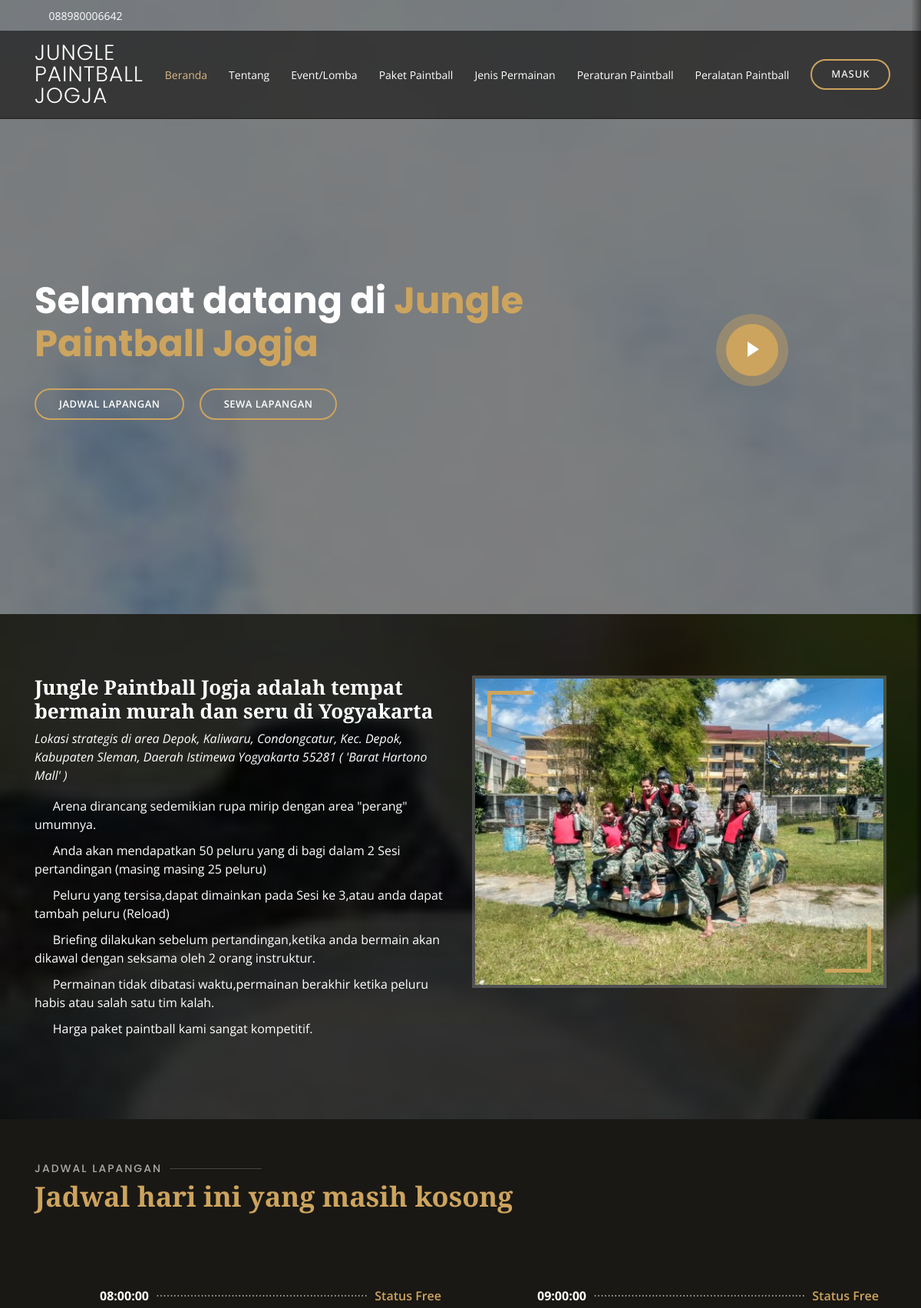
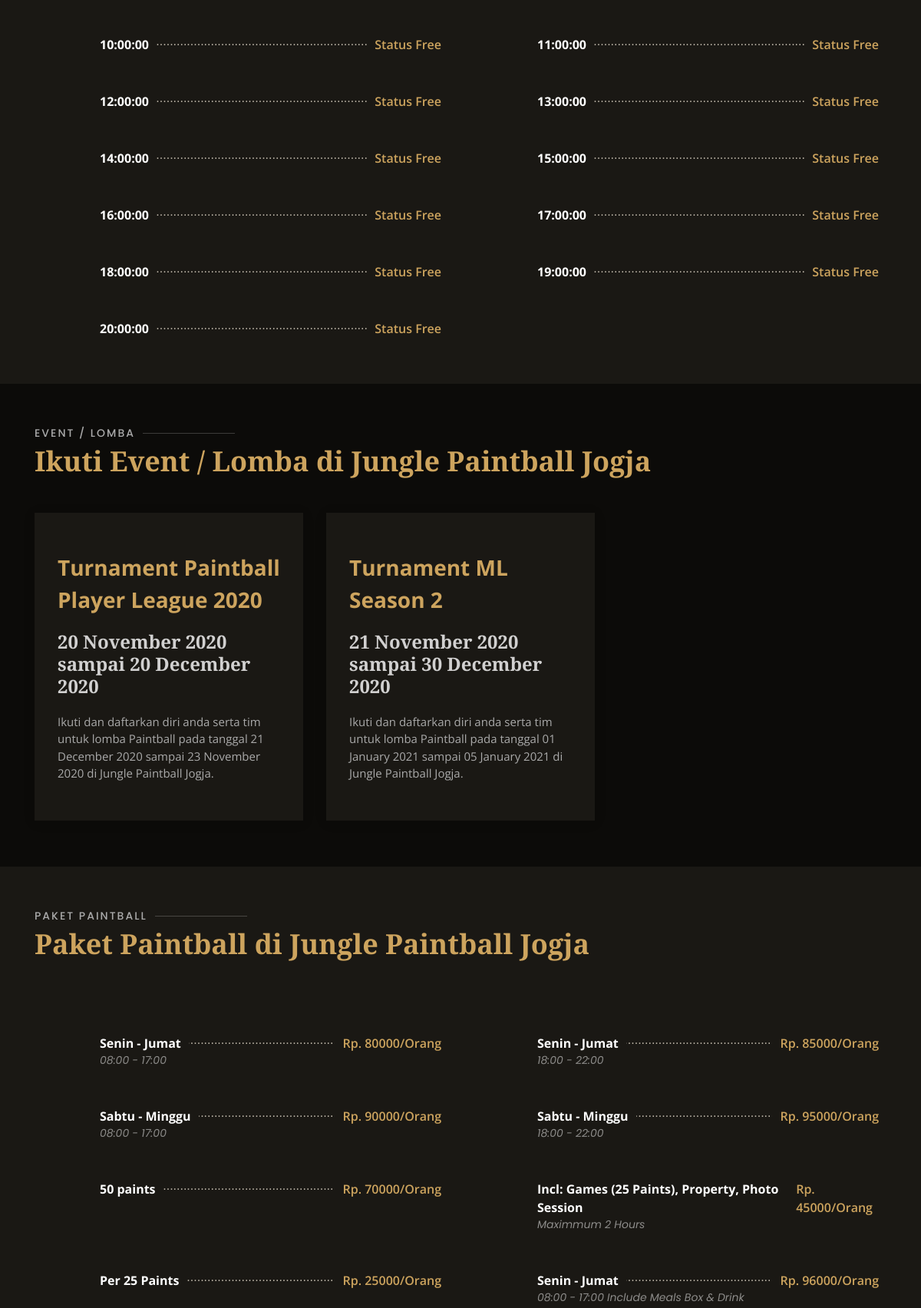
The page / (upper part) on the database its author committed (2 pictures, top to bottom).
### tables this page shows
CREATE TABLE `jadwal` (
  `kode_jadwal` varchar(10) NOT NULL,
  `jam` time NOT NULL,
  `rentang` varchar(20) NOT NULL
);

CREATE TABLE `event` (
  `kode_event` varchar(10) NOT NULL,
  `nama_event` varchar(50) NOT NULL,
  `biaya_daftar` int(11) NOT NULL,
  `tgl_buka` date NOT NULL,
  `tgl_tutup` date NOT NULL,
  `tgl_start_play` date NOT NULL,
  `tgl_end_play` date NOT NULL,
  `jam_play` time NOT NULL,
  `jam_end` time NOT NULL,
  `info` varchar(100) NOT NULL,
  `hadiah` int(11) NOT NULL,
  `status` varchar(5) NOT NULL
);

CREATE TABLE `sub_paket` (
  `kode_subPaket` varchar(10) NOT NULL,
  `kode_paket` varchar(10) NOT NULL,
  `nama_sub` varchar(50) NOT NULL,
  `ketentuan` varchar(50) NOT NULL,
  `harga` int(11) NOT NULL
);

### index.php (the view, shortened to what this page needs)
<?php
    include ("koneksi/koneksi.php");
    $sql = "SELECT * FROM jadwal ";
    $sql2 = mysqli_query($con, $sql);
?>
<!DOCTYPE html>
<html lang="en">
<head>
  <link href="assets/vendor/bootstrap/css/bootstrap.min.css" rel="stylesheet">
  <link href="assets/vendor/icofont/icofont.min.css" rel="stylesheet">
  <link href="assets/vendor/boxicons/css/boxicons.min.css" rel="stylesheet">
  <link href="assets/vendor/animate.css/animate.min.css" rel="stylesheet">
  <link href="assets/vendor/owl.carousel/assets/owl.carousel.min.css" rel="stylesheet">
  <link href="assets/vendor/venobox/venobox.css" rel="stylesheet">
  <link href="assets/vendor/aos/aos.css" rel="stylesheet">
  <link href="assets/css/style.css" rel="stylesheet">
</head>
<body>
  <div id="topbar" class="d-flex align-items-center fixed-top">
    <div class="container d-flex">
      <div class="contact-info mr-auto">
        <i class="icofont-phone"></i> 088980006642
      </div>
    </div>
  </div>
  <header id="header" class="fixed-top">
    <div class="container d-flex align-items-center">
      <h1 class="logo mr-auto"><a href="index.html">Jungle Paintball Jogja</a></h1>
      <nav class="nav-menu d-none d-lg-block">
        <ul>
          <li class="active"><a href="index.html">Beranda</a></li>
          <li><a href="#about">Tentang</a></li>
          <li><a href="#event">Event/Lomba</a></li>
          <li><a href="#paketPaintball">Paket Paintball</a></li>
          <li><a href="#jenis">Jenis Permainan</a></li>
          <li><a href="#peraturan">Peraturan Paintball</a></li>
          <li><a href="#peralatan">Peralatan Paintball</a></li>
          <li class="book-a-table text-center"><a href="member/login.php">Masuk</a></li>
        </ul>
      </nav>
    </div>
  </header>
  <section id="hero" class="d-flex align-items-center">
    <div class="container position-relative text-center text-lg-left" data-aos="zoom-in" data-aos-delay="100">
      <div class="row">
        <div class="col-lg-8">
          <h1>Selamat datang di <span class="">Jungle Paintball Jogja</span></h1>
          <div class="btns">
            <a href="#jadwal" class="btn-menu animated fadeInUp scrollto">Jadwal Lapangan</a>
            <a href="member/login.php" class="btn-book animated fadeInUp scrollto">Sewa Lapangan</a>
          </div>
        </div>
        <div class="col-lg-4 d-flex align-items-center justify-content-center" data-aos="zoom-in" data-aos-delay="200">
          <a href="https://www.youtube.com/watch?v=GlrxcuEDyF8" class="venobox play-btn" data-vbtype="video" data-autoplay="true"></a>
        </div>
      </div>
    </div>
  </section>
  <main id="main">
    <section id="about" class="about">
      <div class="container" data-aos="fade-up">
        <div class="row">
          <div class="col-lg-6 order-1 order-lg-2" data-aos="zoom-in" data-aos-delay="100">
            <div class="about-img">
              <img src="assets/img/about.jpg" alt="">
            </div>
          </div>
          <div class="col-lg-6 pt-4 pt-lg-0 order-2 order-lg-1 content">
            <h3>Jungle Paintball Jogja adalah tempat bermain murah dan seru di Yogyakarta</h3>
            <p class="font-italic">
             Lokasi strategis di area Depok, Kaliwaru, Condongcatur, Kec. Depok, Kabupaten Sleman, Daerah Istimewa Yogyakarta 55281  ( 'Barat Hartono Mall' )
            </p>
            <ul>
              <li><i class="icofont-check-circled"></i> Arena dirancang sedemikian rupa mirip dengan area "perang" umumnya.</li>
              <li><i class="icofont-check-circled"></i> Anda akan mendapatkan 50 peluru yang di bagi dalam 2 Sesi pertandingan (masing masing 25 peluru)</li>
              <li><i class="icofont-check-circled"></i> Peluru yang tersisa,dapat dimainkan pada Sesi ke 3,atau anda dapat tambah peluru (Reload)</li>
              <li><i class="icofont-check-circled"></i> Briefing dilakukan sebelum pertandingan,ketika anda bermain akan dikawal dengan seksama oleh 2 orang instruktur.</li>
              <li><i class="icofont-check-circled"></i> Permainan tidak dibatasi waktu,permainan berakhir ketika peluru habis atau salah satu tim kalah.</li>
              <li><i class="icofont-check-circled"></i> Harga paket paintball kami sangat kompetitif.</li>
            </ul>
          </div>
        </div>
      </div>
    </section>
    <section id="jadwal" class="menu section-bg">
      <div class="container" data-aos="fade-up">
        <div class="section-title">
          <h2>Jadwal Lapangan</h2>
          <p>Jadwal hari ini yang masih kosong</p>
        </div>
        <div class="row menu-container" data-aos="fade-up" data-aos-delay="200">
            <?php
                while ($tampil2 = mysqli_fetch_array($sql2)) {
                    ?>
                    <div class="col-lg-6 menu-item <?php $tampil2['kode_paket'] ?>">
                        <div class="menu-content">
                            <a href="#"><?php echo $tampil2['jam'] ?></a><span>Status Free</span>
                        </div>
                    </div>
                    <?php
                }
            ?>
        </div>
      </div>
    </section>
    <section id="event" class="why-us">
      <div class="container" data-aos="fade-up">
        <div class="section-title">
          <h2>Event / Lomba</h2>
          <p>Ikuti Event / Lomba di Jungle Paintball Jogja</p>
        </div>
        <div class="row">
            <?php
                $sql = mysqli_query($con, "SELECT kode_event, nama_event, biaya_daftar, concat(DATE_FORMAT(tgl_buka, '%d %M %Y'),' sampai ',DATE_FORMAT(tgl_tutup, '%d %M %Y')) AS tgl_daftar, concat(DATE_FORMAT(tgl_start_play, '%d %M %Y'),' sampai ',DATE_FORMAT(tgl_end_play, '%d %M %Y')) AS tgl_main, concat(jam_play,' sampai ',jam_end) AS jam_main, info, hadiah, status FROM event WHERE status = 'Buka'");
                while ($tampil = mysqli_fetch_array($sql)) {
            ?>
                    <div class="col-lg-4">
                        <div class="box" data-aos="zoom-in" data-aos-delay="100">
                            <span >
                                <a><?php echo $tampil['nama_event'] ?></a>
                            </span>
                            <h4><?php echo $tampil['tgl_daftar'] ?></h4>
                            <p>Ikuti dan daftarkan diri anda serta tim untuk lomba Paintball pada tanggal <?php echo $tampil['tgl_main'] ?> di Jungle Paintball Jogja.</p>
                        </div>
                    </div>
                <?php
                }
                ?>
        </div>
      </div>
    </section>
    <section id="paketPaintball" class="menu section-bg">
      <div class="container" data-aos="fade-up">
        <div class="section-title">
          <h2>Paket Paintball</h2>
          <p>Paket Paintball di Jungle Paintball Jogja</p>
        </div>
        <div class="row menu-container" data-aos="fade-up" data-aos-delay="200">
            <?php
                $sql = mysqli_query($con, "SELECT * FROM `sub_paket` ORDER BY kode_paket ASC");
                while ($tampil2 = mysqli_fetch_array($sql)) {
                    ?>
                    <div class="col-lg-6 menu-item <?php $tampil2['kode_paket'] ?>">
                        <div class="menu-content">
                            <a href="#"><?php echo $tampil2['nama_sub'] ?></a><span>Rp. <?php echo $tampil2['harga'] ?>/Orang</span>
                        </div>
                        <div class="menu-ingredients">
                            <?php echo $tampil2['ketentuan'] ?>
                        </div>
                    </div>
                    <?php
                }
            ?>
        </div>
      </div>
    </section>
  </main>
</body>
</html>

### rows shown on the page
jadwal: jam "08:00:00"
jadwal: jam "09:00:00"
jadwal: jam "10:00:00"
jadwal: jam "11:00:00"
jadwal: jam "12:00:00"
jadwal: jam "13:00:00"
jadwal: jam "14:00:00"
jadwal: jam "15:00:00"
jadwal: jam "16:00:00"
jadwal: jam "17:00:00"
jadwal: jam "18:00:00"
jadwal: jam "19:00:00"
jadwal: jam "20:00:00"
event: nama_event "Turnament Paintball Player League 2020", tgl_daftar "20 November 2020 sampai 20 December 2020", tgl_main "21 December 2020 sampai 23 November 2020"
event: nama_event "Turnament ML Season 2", tgl_daftar "21 November 2020 sampai 30 December 2020", tgl_main "01 January 2021 sampai 05 January 2021"
sub_paket: nama_sub "Senin - Jumat", harga "80000", ketentuan "08:00 - 17:00"
sub_paket: nama_sub "Senin - Jumat", harga "85000", ketentuan "18:00 - 22:00"
sub_paket: nama_sub "Sabtu - Minggu", harga "90000", ketentuan "08:00 - 17:00"
sub_paket: nama_sub "Sabtu - Minggu", harga "95000", ketentuan "18:00 - 22:00"
sub_paket: nama_sub "50 paints", harga "70000"
sub_paket: nama_sub "Incl: Games (25 Paints), Property, Photo Session", harga "45000", ketentuan "Maximmum 2 Hours"
sub_paket: nama_sub "Per 25 Paints", harga "25000"
sub_paket: nama_sub "Senin - Jumat", harga "96000", ketentuan "08:00 - 17:00 Include Meals Box & Drink"
